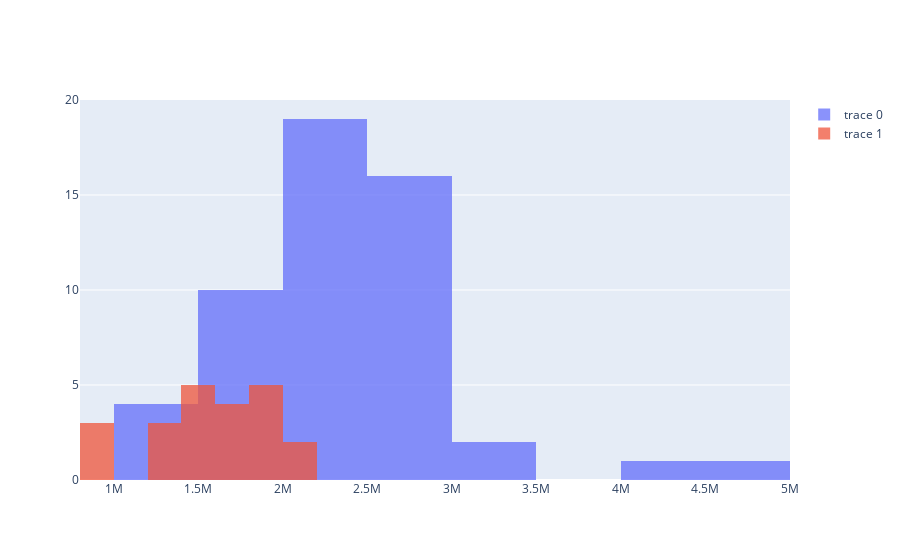

Write notebook code for a chart like this one.
### Code cell
fig = go.Figure()
fig.add_trace(go.Histogram(x=epping))
fig.add_trace(go.Histogram(x=northrocks))

# Overlay both histograms
fig.update_layout(barmode='overlay')
# Reduce opacity to see both histograms
fig.update_traces(opacity=0.75)
fig.show()
